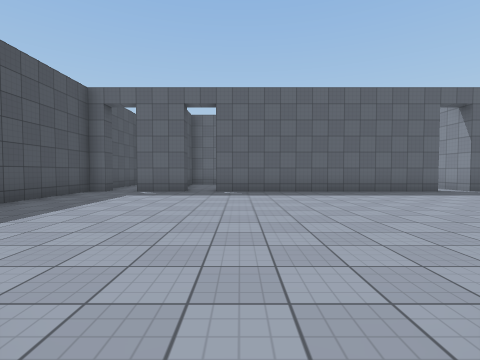
view 1 (above)

16 first-person views from a walk through a Unity game level. The camera is 1.3 m above the floor, tilts 2° down and sees 85° across. The floor is counted in squares, 2 m on a side. Each view is taken from the middle of a square. On the plan, view 1 faces up. The plan holds only what a view shows up to about 9 squares ahead; the rest is blank. Surface patterns are stand-ins for the level's own textures.

view 2
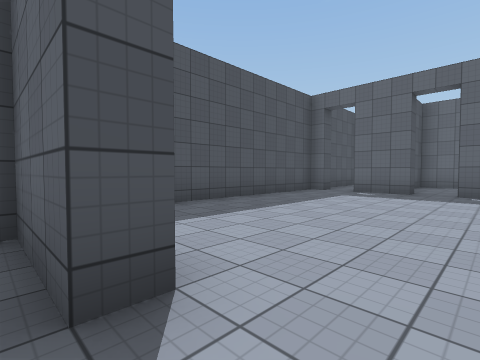

view 3
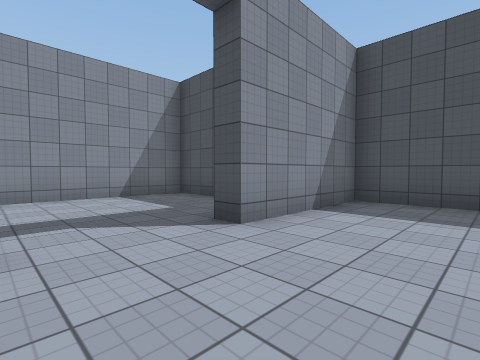

view 4
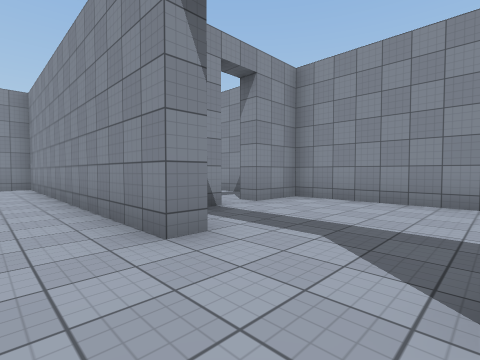

view 5
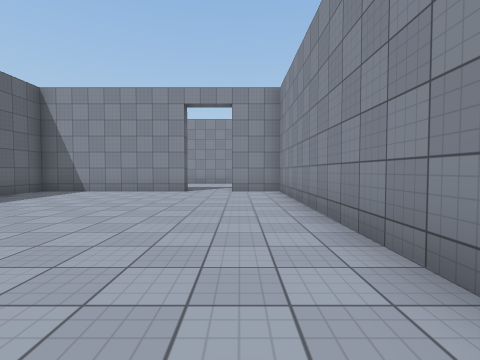

view 6
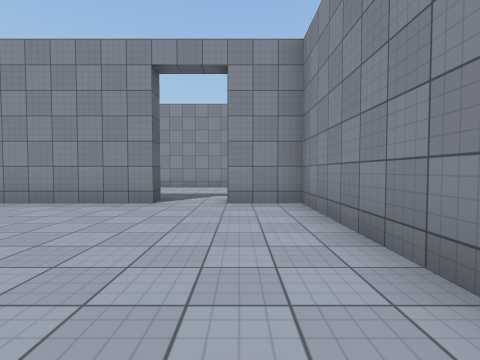

view 7
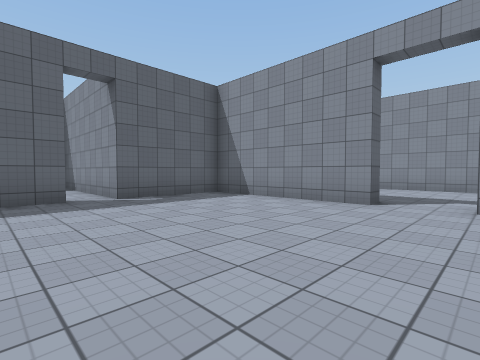

view 8
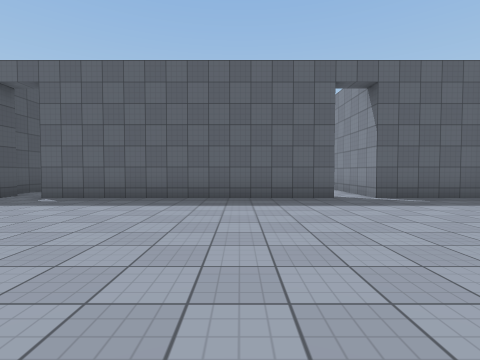

view 9
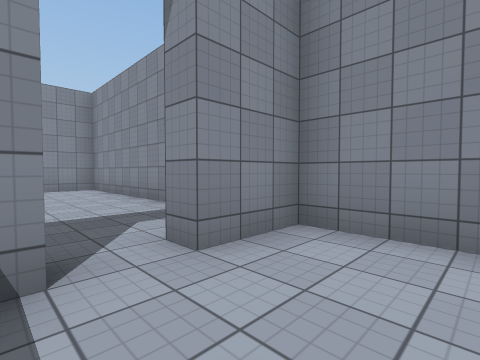

view 10
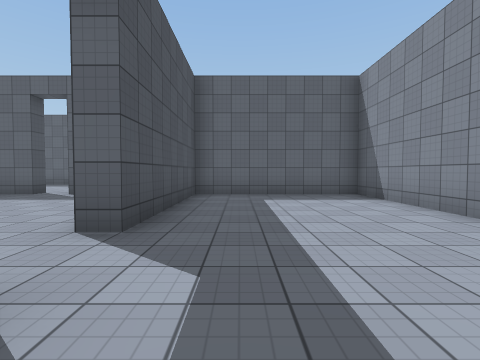

view 11
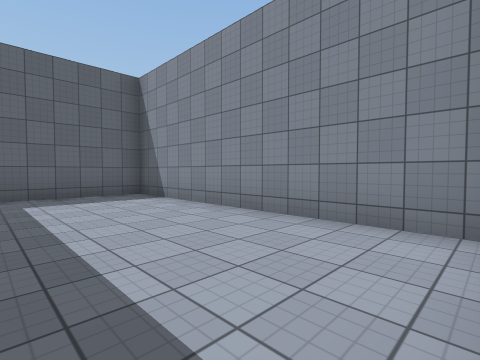

view 12
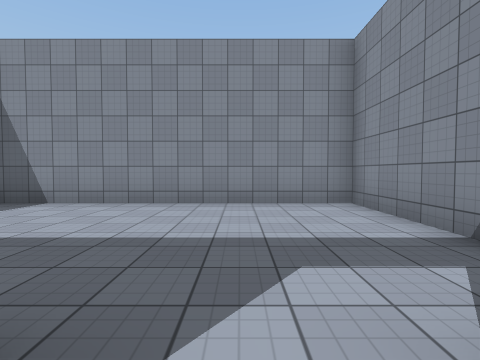

view 13
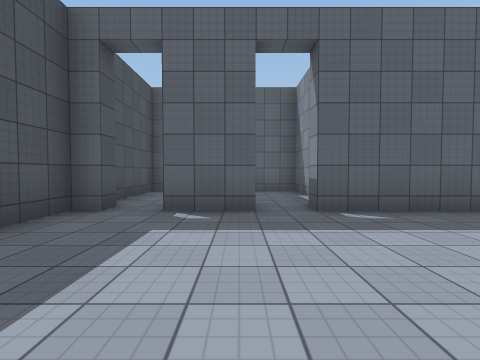

view 14
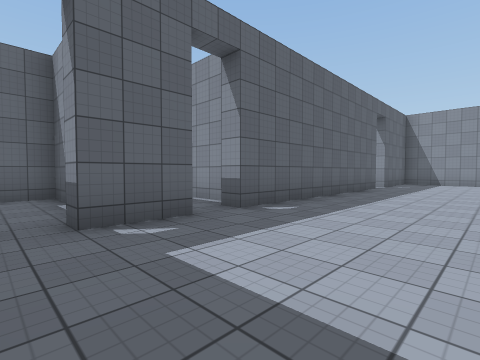

view 15
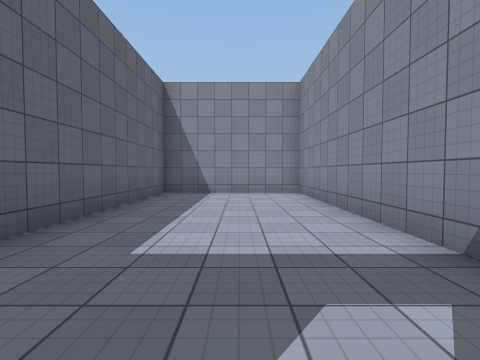

view 16
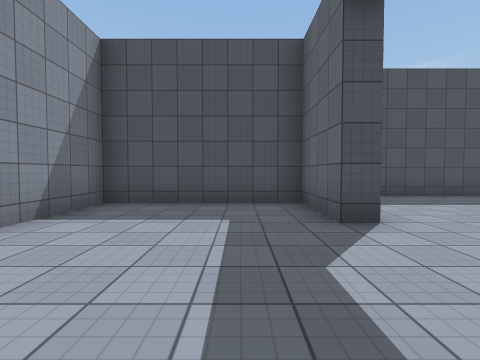

### Floor plan
Ten units are one square. View 1 is at (0, 0); x grows to the right and y downward. Boxes are objects, and circles mark ways between rooms. Rooms are numbered by the first view taken in them; rooms with no view inside come last. Other rooms are left out.
<svg viewBox="-52 -127 210 170">
<path fill="none" stroke="#000" d="M12 -1 12 -7 103 -7 103 -22M27 14 27 9M-2 -92 -2 -122 -15 -122M-17 -88 -17 -82 -32 -82 -32 -88M63 -88 63 -82 -7 -82 -7 -88M-22 -102 -22 -92M-42 -88 -42 -82 -47 -82 -47 -7 -12 -7 -12 -2 -32 -2 -32 38 27 38 27 23M108 -37 103 -37 103 -82 73 -82 73 -94M124 -7 153 -7 153 -82 108 -82 108 -37M48 38 107 38 107 -2 54 -2M27 23 32 23M-27 -111 -27 -122 -47 -122 -47 -98"/>
<circle cx="110" cy="-30" r="3" fill="#2a7"/>
<circle cx="30" cy="20" r="3" fill="#2a7"/>
<circle cx="-40" cy="-80" r="3" fill="#2a7"/>
<text x="20" y="-40">1</text>
<text x="130" y="-40">2</text>
<text x="70" y="20">3</text>
<text x="-40" y="-110">4</text>
</svg>
Room 1 opens to room 2. Room 1 opens to room 3. Room 1 opens to room 4.

Where each view was taken, in squares from view 1:
view 1: 0 up, 0 right, facing up
view 2: 0 up, 0 right, facing up-left
view 3: 3 up, 1 right, facing down-left
view 4: 2 up, 1 left, facing down-right
view 5: 2 up, 2 right, facing right
view 6: 2 up, 5 right, facing right
view 7: 2 up, 5 right, facing up-right
view 8: 2 up, 4 right, facing up
view 9: 1 down, 1 right, facing down-right
view 10: 1 up, 12 right, facing up
view 11: 1 up, 12 right, facing up-right
view 12: 3 up, 10 right, facing right
view 13: 4 up, 2 left, facing up
view 14: 5 up, 4 left, facing up-right
view 15: 2 down, 3 right, facing right
view 16: 1 down, 2 right, facing left
